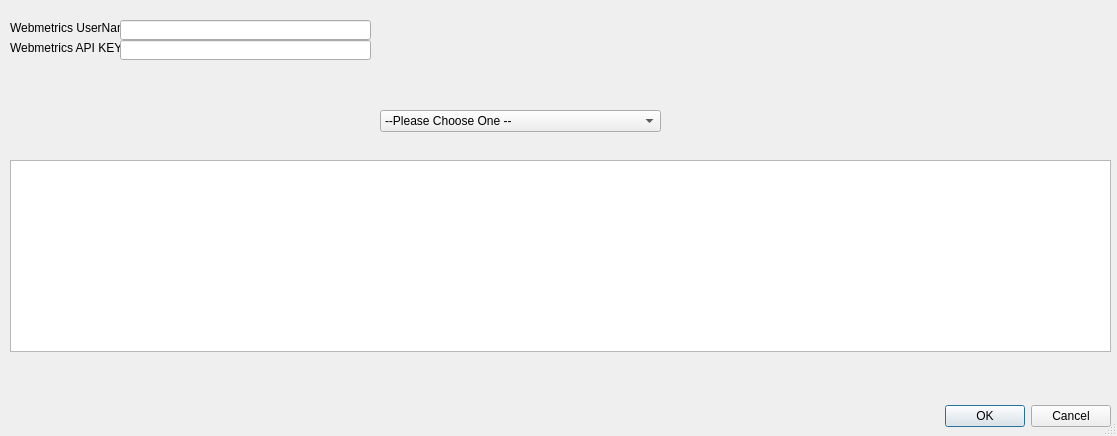
<?xml version="1.0" encoding="UTF-8"?>
<ui version="4.0">
 <class>Dialog</class>
 <widget class="QDialog" name="Dialog">
  <property name="geometry">
   <rect>
    <x>0</x>
    <y>0</y>
    <width>1117</width>
    <height>436</height>
   </rect>
  </property>
  <property name="acceptDrops">
   <bool>true</bool>
  </property>
  <property name="windowTitle">
   <string>UI Simple API Client</string>
  </property>
  <property name="sizeGripEnabled">
   <bool>true</bool>
  </property>
  <property name="modal">
   <bool>true</bool>
  </property>
  <widget class="QDialogButtonBox" name="buttonBox">
   <property name="enabled">
    <bool>true</bool>
   </property>
   <property name="geometry">
    <rect>
     <x>770</x>
     <y>400</y>
     <width>341</width>
     <height>32</height>
    </rect>
   </property>
   <property name="orientation">
    <enum>Qt::Horizontal</enum>
   </property>
   <property name="standardButtons">
    <set>QDialogButtonBox::Cancel|QDialogButtonBox::Ok</set>
   </property>
  </widget>
  <widget class="QComboBox" name="comboBox">
   <property name="geometry">
    <rect>
     <x>380</x>
     <y>110</y>
     <width>281</width>
     <height>22</height>
    </rect>
   </property>
   <item>
    <property name="text">
     <string>--Please Choose One --</string>
    </property>
   </item>
   <item>
    <property name="text">
     <string>getService</string>
    </property>
   </item>
  </widget>
  <widget class="QTextBrowser" name="outViewer">
   <property name="geometry">
    <rect>
     <x>10</x>
     <y>160</y>
     <width>1101</width>
     <height>192</height>
    </rect>
   </property>
  </widget>
  <widget class="QLabel" name="label">
   <property name="geometry">
    <rect>
     <x>10</x>
     <y>20</y>
     <width>121</width>
     <height>16</height>
    </rect>
   </property>
   <property name="frameShadow">
    <enum>QFrame::Raised</enum>
   </property>
   <property name="text">
    <string>Webmetrics UserName:</string>
   </property>
  </widget>
  <widget class="QLineEdit" name="lineEdit">
   <property name="geometry">
    <rect>
     <x>120</x>
     <y>20</y>
     <width>251</width>
     <height>20</height>
    </rect>
   </property>
  </widget>
  <widget class="QLabel" name="label_2">
   <property name="geometry">
    <rect>
     <x>10</x>
     <y>40</y>
     <width>111</width>
     <height>16</height>
    </rect>
   </property>
   <property name="text">
    <string>Webmetrics API KEY:</string>
   </property>
  </widget>
  <widget class="QLineEdit" name="lineEdit_2">
   <property name="geometry">
    <rect>
     <x>120</x>
     <y>40</y>
     <width>251</width>
     <height>20</height>
    </rect>
   </property>
  </widget>
 </widget>
 <resources/>
 <connections>
  <connection>
   <sender>buttonBox</sender>
   <signal>accepted()</signal>
   <receiver>Dialog</receiver>
   <slot>accept()</slot>
   <hints>
    <hint type="sourcelabel">
     <x>248</x>
     <y>254</y>
    </hint>
    <hint type="destinationlabel">
     <x>157</x>
     <y>274</y>
    </hint>
   </hints>
  </connection>
  <connection>
   <sender>buttonBox</sender>
   <signal>rejected()</signal>
   <receiver>Dialog</receiver>
   <slot>reject()</slot>
   <hints>
    <hint type="sourcelabel">
     <x>316</x>
     <y>260</y>
    </hint>
    <hint type="destinationlabel">
     <x>286</x>
     <y>274</y>
    </hint>
   </hints>
  </connection>
 </connections>
</ui>
